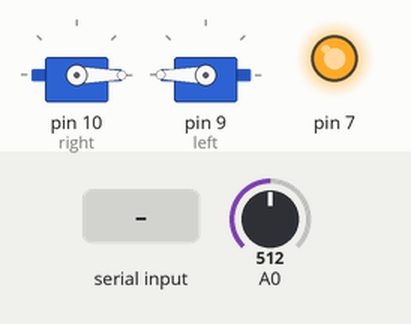
Recording of a sketch running on a simulated Arduino Uno, built with avr-gcc and run on an emulated ATmega328P. Parts: 2 × servo, output pins drawn as LEDs (lit = HIGH). Inputs (shaded band) come from the test bench; at power-on: A0 = 512. What the sketch prints to the serial monitor is not drawn.

Above: at 1.2 s.
1.3 s: "90,45\n" received over Serial
At 2.1 s:
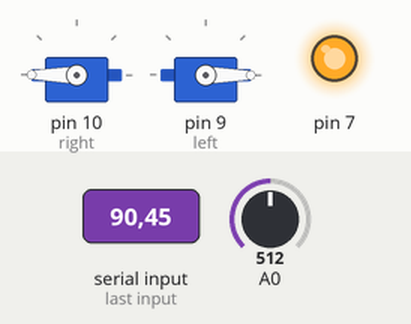
2.8 s: "5\n" received over Serial
At 3.2 s:
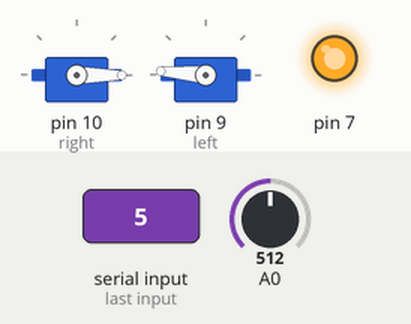
4.3 s: "90\n" received over Serial
At 5.5 s:
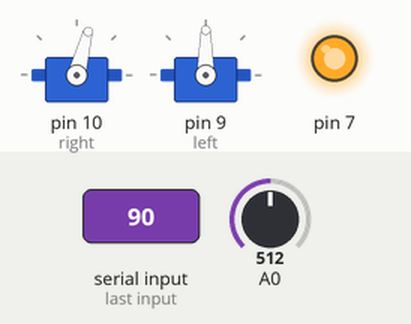
5.8 s: "30,150\n" received over Serial
At 6.7 s:
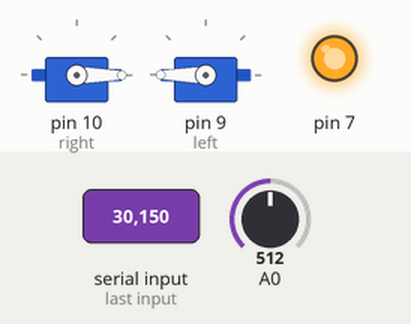
8.8 s: "200\n" received over Serial
At 10.2 s:
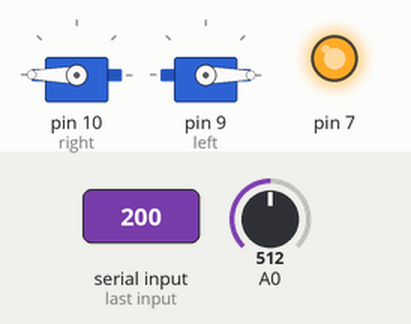
Timing chart, 0 to 11.8 s (numbered marks = the images above; inputs shaded):
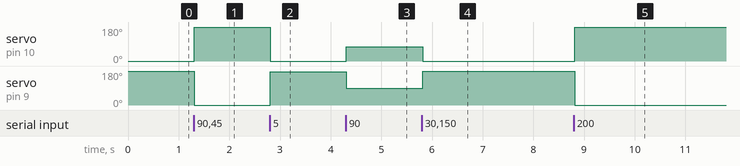

The sketch:

BikeSteer.ino
```cpp
#include <Servo.h>

Servo left;
Servo right;

const int leftoffset = 0;
const int rightoffset = 15;

int angle = 180;

long timer = 0;
const int updateTime = 50;

char buff[30];

void setup() {
  Serial.begin(115200);
  right.attach(10);
  left.attach(9);
  pinMode(7, OUTPUT);
  digitalWrite(7, HIGH);
  emptyBuffer();
  updateServos();
}

void loop() {
  if (checkSerial())
  {
    parseBuffer();
    updateServos();
  }
  if (updateNeeded()) updateWheel();
}

void updateWheel()
{
  int val = analogRead(A0) + 14;
  Serial.print(val);
  Serial.print("e");
}

void updateWheelWrite()
{
  int val = analogRead(A0) + 14;
  char cstr[16];
  itoa(val, cstr, 10);
  Serial.write(cstr);
  //Serial.write('\n');
  //Serial.write(10);
  //Serial.write(13);
}
bool updateNeeded()
{
  if (millis() > timer + updateTime)
  {
    timer = millis();
    return true;
  }
  return false;
}
void updateServos()
{
 left.write(leftoffset + angle);
 right.write(180 - (rightoffset + angle));
}

void emptyBuffer()
{
  for (int i = 0; i < 30; i++)
  {
    buff[i] = 0;
  }
}

void parseBuffer()
{
  int val = 0;
  int len = 0;
  for (int i = 0; i < 30; i++)
  {
    if (buff[i] != 0) len = i;
    else break;
  }
  for (int i = 0; i < len; i++)
  {
    val += factor(buff[i], (len - 1) - i);
  }
  angle = 180 - val;
}

int factor(char c, int f)
{
  return round((c - 48) * pow(10, f));
}

void printBuffer()
{
  Serial.print("got message: ");
  for (int i = 0; i < 30; i++)
  {
    if (buff[i] == 0) break;
    Serial.print(buff[i]);
  }
  Serial.println();
}
bool checkSerial()
{
  bool message = false;
  if (Serial.available())
  {
    message = true;
    delay(10);
    int pos = 0;
    emptyBuffer();
    while(Serial.available() > 0)
    {
      buff[pos] = Serial.read();
      pos ++;
    }
  }
  return message;
}
```

Measured:
- after the input at 1.3 s, servo on pin 10 (right): 0° → 180° at once; servo on pin 9 (left): 180° → 0° at once
- after the input at 2.8 s, servo on pin 10 (right): 180° → 0° at once; servo on pin 9 (left): 0° → 175° at once
- after the input at 4.3 s, servo on pin 10 (right): 0° → 75° at once; servo on pin 9 (left): 175° → 90° at once
- after the input at 5.8 s, servo on pin 10 (right): 75° → 0° at once; servo on pin 9 (left): 90° → 180° at once
- after the input at 8.8 s, servo on pin 10 (right): 0° → 180° at once; servo on pin 9 (left): 180° → 0° at once
